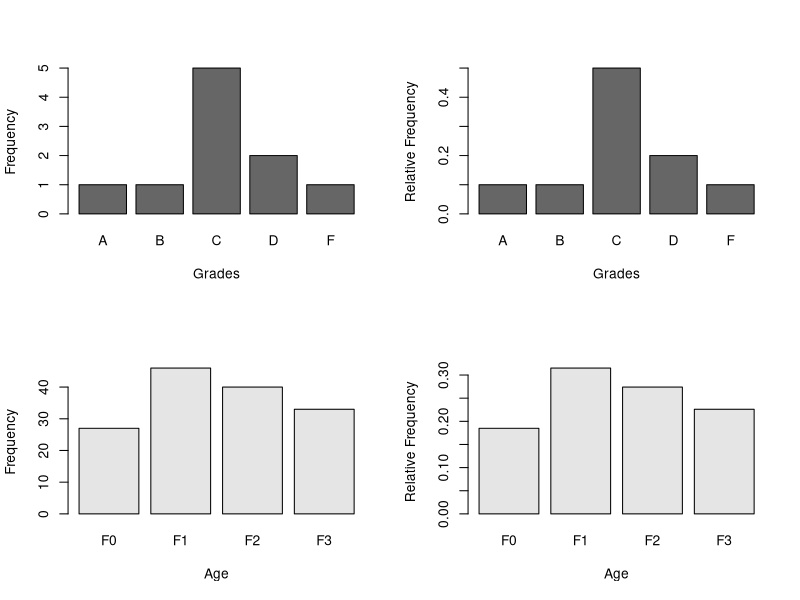
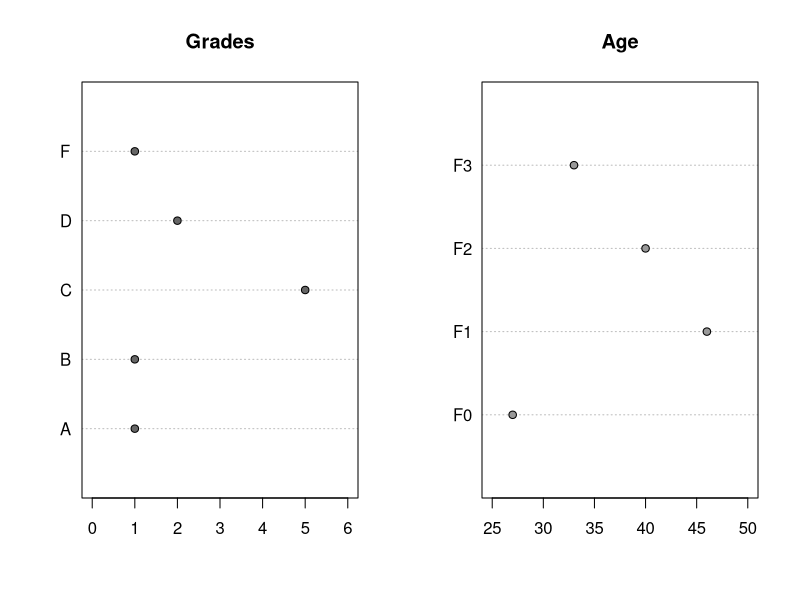
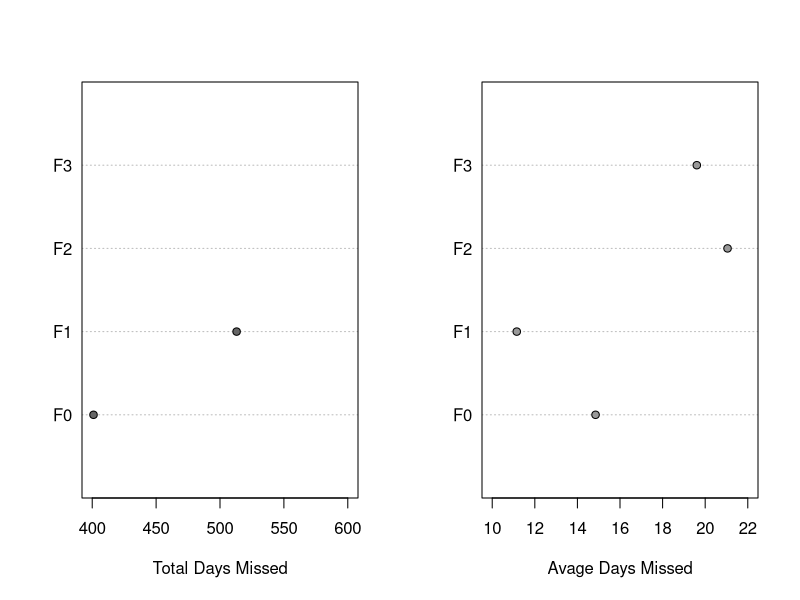
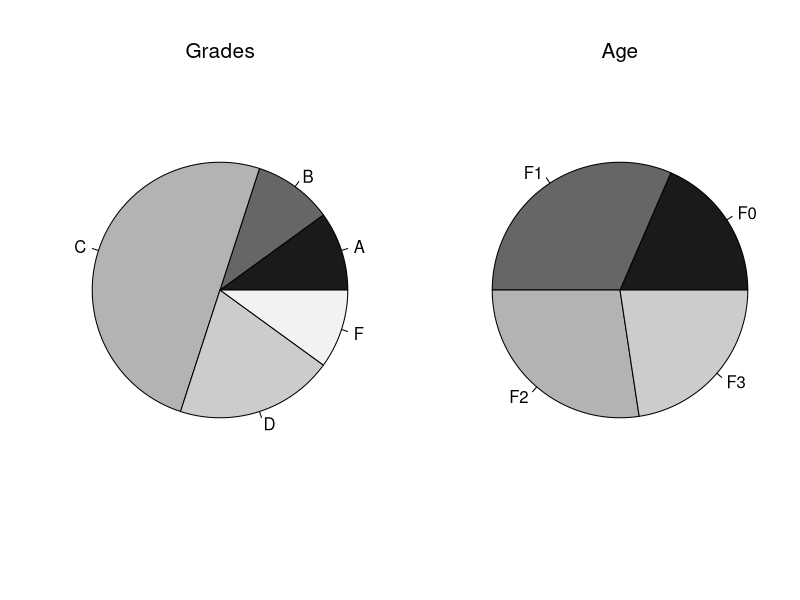

Recreate these plots in R, in order.
## ---- chunk 1
Grades <- c("A", "D", "C", "D", "C", "C", "C", "C", "F", "B")
Grades
table(Grades)
xtabs(~ Grades)
table(Grades) / length(Grades) # Relative frequency table
prop.table(table(Grades))
## ---- chunk 2
library(MASS)
table(quine$Age)
with(data = quine, table(Age))
xtabs(~ Age, data = quine)
## ---- chunk 3
opar <- par(no.readonly = TRUE) # read in current parameters
par(mfrow=c(2, 2)) # change parameters
barplot(xtabs( ~ Grades),
        col = "gray40",
        xlab = "Grades",
        ylab = "Frequency"
)
barplot(prop.table(xtabs(~ Grades)),
        col = "gray40",
        xlab = "Grades",
        ylab = "Relative Frequency"
)
barplot(xtabs(~ Age, data = quine),
        col = "gray90",
        xlab = "Age",
        ylab = "Frequency"
)
barplot(prop.table(xtabs(~ Age, data = quine)),
        col = "gray90",
        xlab = "Age",
        ylab = "Relative Frequency"
)
par(opar) # reset to original parameters
## ---- chunk 4
oldw <- getOption("warn")
options(warn = -1)
opar <- par(no.readonly = TRUE) # read in current parameters
par(mfrow = c(1, 2))
dotchart(xtabs( ~ Grades),
         main = "Grades",
         bg = "gray40",
         xlim = c(0, 6)
)
dotchart(xtabs(~ Age, data = quine),
        main = "Age",
        bg = "gray60",
        xlim = c(25, 50)
)
par(opar) # reset to original parameters
options(warn = oldw)
## ---- chunk 5
oldw <- getOption("warn")
options(warn = -1)
opar <- par(no.readonly = TRUE) # read in current parameters
par(mfrow = c(1, 2))
TDM <- xtabs(Days ~ Age, data = quine)
dotchart(TDM,
         bg = "gray40",
         xlab = "Total Days Missed",
         xlim = c(400, 600)
)
ADM <- with (
       data = quine,
       tapply(Days, list(Age), mean)
)
dotchart(ADM,
       xlab = "Avage Days Missed",
       bg = "gray60",
       xlim = c(10, 22)
)
par(opar) # reset to original parameters
options(warn = oldw)
## ---- chunk 6
opar <- par(no.readonly = TRUE) # read in current parameters
par(mfrow = c(1, 2))
GS <- gray(c(0.1, 0.4, 0.7, 0.8, 0.95)) # different grays
pie(xtabs( ~ Grades, data = quine),
    radius = 1,
    col = GS
)
mtext(
    "Grades",
    side = 3,
    cex = 1.25,
    line = 1
)
pie(xtabs( ~ Age, data = quine),
    radius = 1,
    col = GS
)
mtext(
    "Age",
    side = 3,
    cex = 1.25,
    line = 1
)
par(opar) # reset to original parameters
